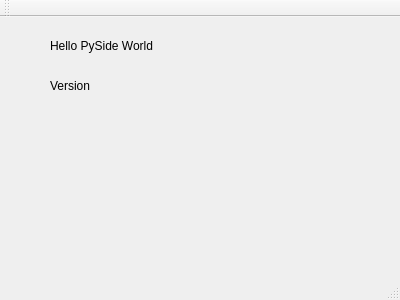
<?xml version="1.0" encoding="UTF-8"?>
<ui version="4.0">
 <class>MainWindow</class>
 <widget class="QMainWindow" name="MainWindow">
  <property name="geometry">
   <rect>
    <x>0</x>
    <y>0</y>
    <width>400</width>
    <height>300</height>
   </rect>
  </property>
  <property name="windowTitle">
   <string>MainWindow</string>
  </property>
  <widget class="QWidget" name="centralWidget">
   <widget class="QLabel" name="label">
    <property name="geometry">
     <rect>
      <x>50</x>
      <y>20</y>
      <width>141</width>
      <height>17</height>
     </rect>
    </property>
    <property name="text">
     <string>Hello PySide World</string>
    </property>
   </widget>
   <widget class="QLabel" name="qtVersion">
    <property name="geometry">
     <rect>
      <x>50</x>
      <y>60</y>
      <width>241</width>
      <height>17</height>
     </rect>
    </property>
    <property name="text">
     <string>Version</string>
    </property>
   </widget>
  </widget>
  <widget class="QMenuBar" name="menuBar">
   <property name="geometry">
    <rect>
     <x>0</x>
     <y>0</y>
     <width>400</width>
     <height>22</height>
    </rect>
   </property>
  </widget>
  <widget class="QToolBar" name="mainToolBar">
   <attribute name="toolBarArea">
    <enum>TopToolBarArea</enum>
   </attribute>
   <attribute name="toolBarBreak">
    <bool>false</bool>
   </attribute>
  </widget>
  <widget class="QStatusBar" name="statusBar"/>
 </widget>
 <layoutdefault spacing="6" margin="11"/>
 <resources/>
 <connections/>
</ui>
